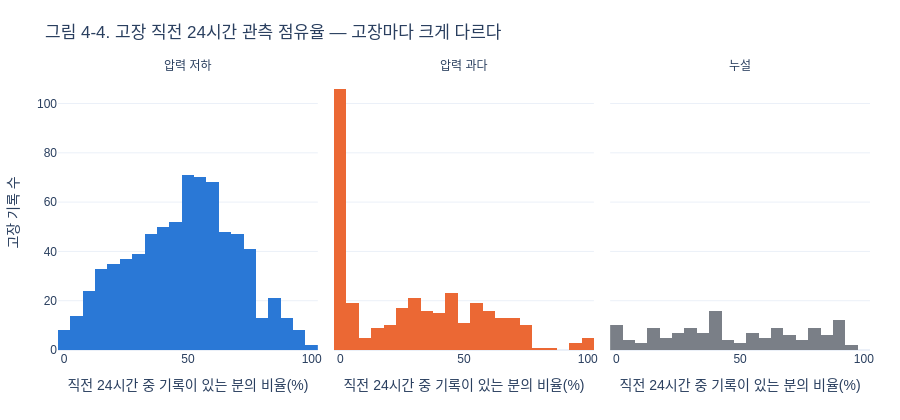

Notebook code cell kept with this figure:
### Markdown cell above
### 4-4. 고장 직전에 관측이 있는가 (Q4)

고장 시각은 장비를 세운 시점이라, 직전에 이미 멈춰 있으면 **기록이 없다**. 각 고장 기록에서 직전 1시간·24시간 동안 기록이 있는 분의 비율(점유율)을 센다. 관측이 없다고 돌발 고장이라고 분류하지 않는다.

### Code cell
t_all = df.time_start.to_numpy()
cov_rows = []
for tool, idx in df.groupby('Tool', observed=True).indices.items():
    t = t_all[idx]
    for e in events[events.Tool == tool].itertuples():
        hi = np.searchsorted(t, e.time, 'left')
        n1 = hi - np.searchsorted(t, e.time - HOUR, 'left')
        n24 = hi - np.searchsorted(t, e.time - 24 * HOUR, 'left')
        cov_rows.append((tool, e.fault_type, e.time, n1 / 60, n24 / 1440))
cov = pd.DataFrame(cov_rows, columns=['Tool', 'fault_type', 'time', 'occ_1h', 'occ_24h'])
cov['고장 종류'] = cov.fault_type.map(FSHORT)

summ = cov.groupby('고장 종류').agg(고장_기록=('time', 'size'),
                                 직전1시간_기록없음=('occ_1h', lambda s: (s == 0).sum()),
                                 직전24시간_점유율_중앙값=('occ_24h', 'median'),
                                 점유율_50퍼센트_이상=('occ_24h', lambda s: (s >= .5).sum()))
summ['직전1시간 기록없음(%)'] = (summ.직전1시간_기록없음 / summ.고장_기록 * 100).round(1)
summ['직전24시간_점유율_중앙값'] = (summ.직전24시간_점유율_중앙값 * 100).round(1)
display(summ.loc[[FSHORT[f] for f in FAULTS]])

fig = px.histogram(cov, x=cov.occ_24h * 100, color='고장 종류', facet_col='고장 종류', nbins=25,
                   color_discrete_sequence=['#2a78d6', '#eb6834', '#7a7f87'],
                   labels={'x': '직전 24시간 중 기록이 있는 분의 비율(%)'},
                   title='그림 4-4. 고장 직전 24시간 관측 점유율 — 고장마다 크게 다르다')
fig.update_layout(showlegend=False, yaxis_title='고장 기록 수')
fig.for_each_annotation(lambda a: a.update(text=a.text.split('=')[-1]))
show(fig, 420)

### Figure 1 — Plotly figure (JSON) as saved in the notebook; plotly's stock layout.template omitted (floating-point values rounded to 4 significant figures; data arrays with more than 128 entries replaced by an {"elided": "..."} marker saying what was removed)
{"data": [{"bingroup": "x", "hovertemplate": "고장 종류=압력 저하<br>직전 24시간 중 기록이 있는 분의 비율(%)=%{x}<br>count=%{y}<extra></extra>", "legendgroup": "압력 저하", "marker": {"color": "#2a78d6", "pattern": {"shape": ""}}, "name": "압력 저하", "nbinsx": 25, "orientation": "v", "showlegend": true, "type": "histogram", "x": {"elided": "741 float values"}, "xaxis": "x", "yaxis": "y"}, {"bingroup": "x", "hovertemplate": "고장 종류=압력 과다<br>직전 24시간 중 기록이 있는 분의 비율(%)=%{x}<br>count=%{y}<extra></extra>", "legendgroup": "압력 과다", "marker": {"color": "#eb6834", "pattern": {"shape": ""}}, "name": "압력 과다", "nbinsx": 25, "orientation": "v", "showlegend": true, "type": "histogram", "x": {"elided": "333 float values"}, "xaxis": "x2", "yaxis": "y2"}, {"bingroup": "x", "hovertemplate": "고장 종류=누설<br>직전 24시간 중 기록이 있는 분의 비율(%)=%{x}<br>count=%{y}<extra></extra>", "legendgroup": "누설", "marker": {"color": "#7a7f87", "pattern": {"shape": ""}}, "name": "누설", "nbinsx": 25, "orientation": "v", "showlegend": true, "type": "histogram", "x": {"elided": "137 float values"}, "xaxis": "x3", "yaxis": "y3"}], "layout": {"annotations": [{"font": {}, "showarrow": false, "text": "압력 저하", "x": 0.16, "xanchor": "center", "xref": "paper", "y": 1.0, "yanchor": "bottom", "yref": "paper"}, {"font": {}, "showarrow": false, "text": "압력 과다", "x": 0.5, "xanchor": "center", "xref": "paper", "y": 1.0, "yanchor": "bottom", "yref": "paper"}, {"font": {}, "showarrow": false, "text": "누설", "x": 0.84, "xanchor": "center", "xref": "paper", "y": 1.0, "yanchor": "bottom", "yref": "paper"}], "barmode": "relative", "font": {"family": "Malgun Gothic, sans-serif"}, "height": 420, "legend": {"title": {"text": "고장 종류"}, "tracegroupgap": 0}, "margin": {"b": 70, "l": 30, "r": 30, "t": 75}, "showlegend": false, "title": {"text": "그림 4-4. 고장 직전 24시간 관측 점유율 — 고장마다 크게 다르다"}, "xaxis": {"anchor": "y", "domain": [0.0, 0.32], "title": {"text": "직전 24시간 중 기록이 있는 분의 비율(%)"}}, "xaxis2": {"anchor": "y2", "domain": [0.34, 0.66], "matches": "x", "title": {"text": "직전 24시간 중 기록이 있는 분의 비율(%)"}}, "xaxis3": {"anchor": "y3", "domain": [0.68, 1.0], "matches": "x", "title": {"text": "직전 24시간 중 기록이 있는 분의 비율(%)"}}, "yaxis": {"anchor": "x", "domain": [0.0, 1.0], "title": {"text": "고장 기록 수"}}, "yaxis2": {"anchor": "x2", "domain": [0.0, 1.0], "matches": "y", "showticklabels": false}, "yaxis3": {"anchor": "x3", "domain": [0.0, 1.0], "matches": "y", "showticklabels": false}}}
